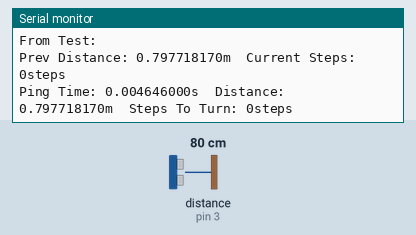
A sketch run on a simulated Arduino Uno, built with avr-gcc and run on an emulated ATmega328P. Shown: the last lines printed to the serial monitor. Wiring (inferred from the names in the program): ultrasonic range finder: trigger pin 2; echo pin 3. The inputs (shaded band) are chosen by the test bench; at power-on: distance to the obstacle (sensor on pin 3) 80 cm. The echo pulse lasts 58.3 µs per cm.

Above: at 10.8 s.
10.9 s: distance to the obstacle (sensor on pin 3) set to 2 cm
At 20.7 s:
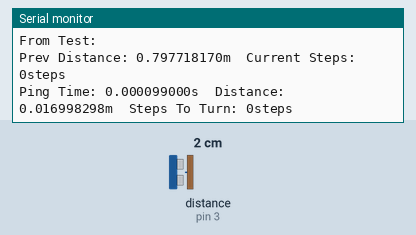
20.9 s: distance to the obstacle (sensor on pin 3) set to 4 cm
At 30.7 s:
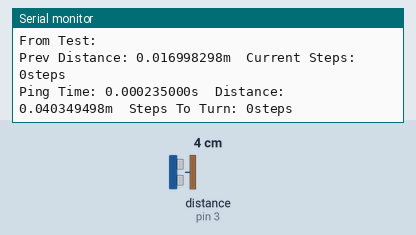
Timing chart, 0 to 32.2 s (numbered marks = the images above; inputs shaded):
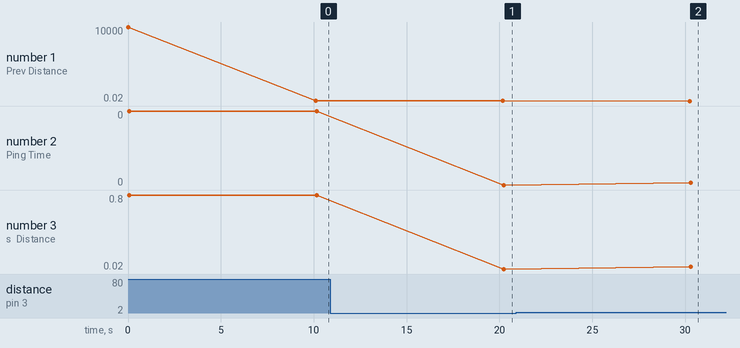

The sketch:

sketch_SonicToStepper_v1.ino
```cpp
// (licence header left out)
#define STEP_OF_MOTOR 200
#define SPEED_OF_MOTOR 30

//ultrasonic sensor timeout set as 30000 microseconds
//based on time that sound costs travelling in 10m
//ultrasonic sensor max working range is 5m
#define ULTRA_SONIC_TIMEOUT 30000

#include <Stepper.h>

const int trigPin = 2;
const int echoPin = 3;
const int stpPin1 = 4;
const int stpPin2 = 5;
const int stpPin3 = 6;
const int stpPin4 = 7;

float pingTime; //sonic ping time in microseconds
float prevDistance = 10000; //previous distance in meters, default is infinity
float distance; //calculated distance in meters

const float speedOfSound = 343.4; //speed of sound in meters per second @ 1atm, 20 degree Celcius - needs fabricate

int currentStep = 0;
int stepsToTurn; //calculated turn steps

//init stepper instance with steps and control pins
Stepper stepper(STEP_OF_MOTOR, stpPin1, stpPin2, stpPin3, stpPin4);

double toFeet(double meters) {
  return meters * 3.2808;
}

//triggering sonic sensor to get distance
void triggerSonic() {
  digitalWrite(trigPin, LOW);
  delayMicroseconds(2000);
  digitalWrite(trigPin, HIGH);
  delayMicroseconds(15);
  digitalWrite(trigPin, LOW);
  delayMicroseconds(10);
}

//Mapping distance to step motor steps, need fabricating
int distanceToStep (double distance) {
  int stepsToTurn = 0;

  //put in functions to convert

  return stepsToTurn;
}

//Printing values, only for developing
void printVal(float t, float s, int steps) {
  String pingTime = String(t, 9);
  String distance = String(s, 9);
  String stepsToTurn = String(steps);
  String prevDist = String(prevDistance, 9);
  String curStp = String(currentStep);

  Serial.print("From Test: \n");
  Serial.print("Prev Distance: " + prevDist + "m\t" + "Current Steps: " + curStp + "steps\n");
  Serial.print("Ping Time: " + pingTime + "s\t" "Distance: " + distance + "m\t" + "Steps To Turn: " + stepsToTurn + "steps\t");
  Serial.print("\n");

}

void setup() {

  stepper.setSpeed(SPEED_OF_MOTOR);
  Serial.begin(9600);
  pinMode(trigPin, OUTPUT);
  pinMode(echoPin, INPUT);

}

void loop() {

  triggerSonic();

  //Get pingTime as seconds, TIMEOUT time set as 5ms - needs fabricating
  pingTime = pulseIn(echoPin, HIGH, ULTRA_SONIC_TIMEOUT);

  pingTime = pingTime / 1000000;

  //pulseIn returns 0 if no results received within TIMEOUT time
  //If pingTime acquired, turn motor according to function of turn.
  if (pingTime) {
    distance = pingTime * speedOfSound / 2;

    //convert distance to step
    stepsToTurn = distanceToStep(distance);

    stepper.step(stepsToTurn);

    printVal(pingTime, distance, stepsToTurn);

    currentStep += stepsToTurn;
    prevDistance = distance;

   // Serial.print(pingTime, 9);
    //Serial.print("\n");
   // Serial.print(distance, 9);
   // Serial.print("\n");

  }

  else {
    stepper.step(currentStep); //turn stepper back to infinity
  }

  delay(10000); //pause system for 5ms, to reduce computing pressure *needs fabricating*

}
```

Measured:
- after the input at 10.9 s, the serial monitor: prints a new line after 9.3 s (image 1)
- after the input at 20.9 s, the serial monitor: prints a new line after 9.4 s (image 2)
- plotted number 2: 0 → 0 after the input at 10.9 s, 0 → 0 after the input at 20.9 s
- plotted number 3: 0.8 → 0.02 after the input at 10.9 s, 0.02 → 0.04 after the input at 20.9 s
